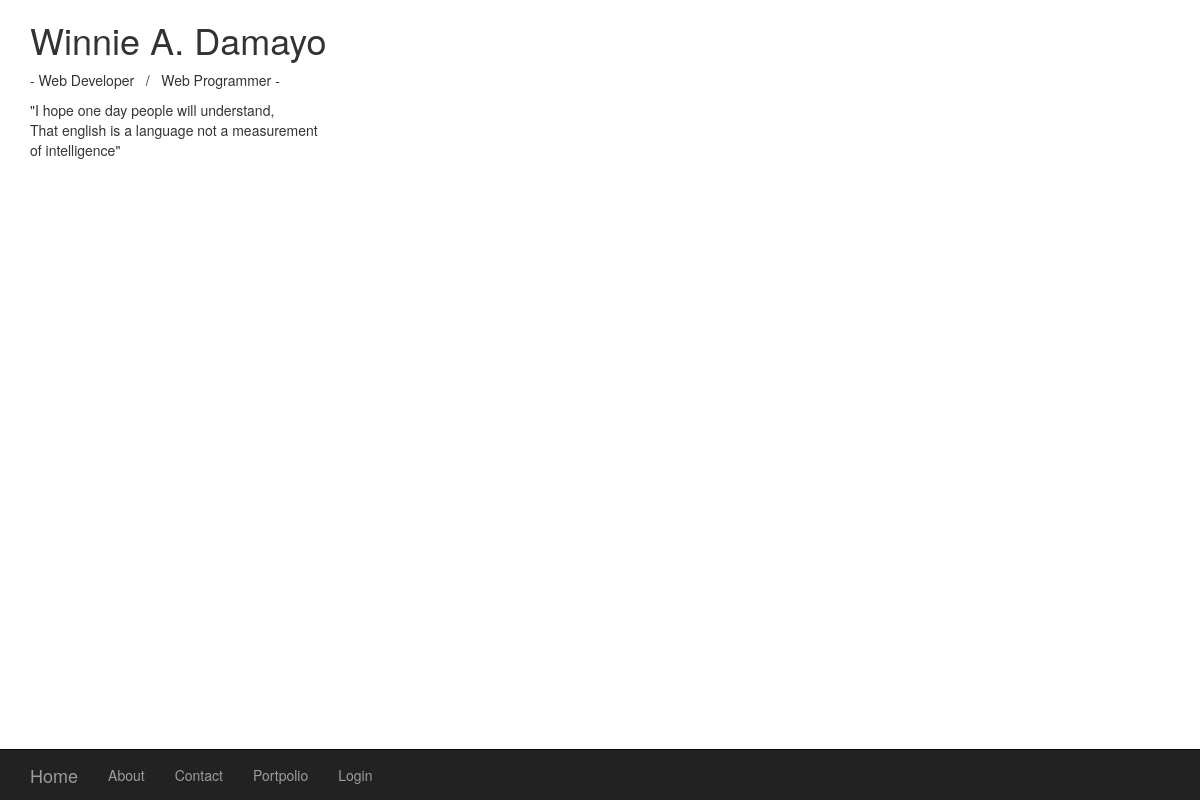
The page / on the database its author committed.
### tables this page shows
CREATE TABLE `owner_info` (
  `owner_id` int(11) NOT NULL AUTO_INCREMENT,
  `owner_name` varchar(100) NOT NULL,
  `owner_occupation` varchar(100) NOT NULL,
  PRIMARY KEY (`owner_id`)
);

### application/libraries/Template.php (called while the page is built, shortened)
<?php
class Template extends Master
{
	protected $pageTitle = 'Winnie A. Damayo';
	public function view($page = 'home', $data = null)
	{
		empty($data) ? $this->CI->load->view($page) :
		$this->CI->load->view($page, $data);
	}
	private function header()
	{
		$data = [ 'title' => $this->pageTitle ];
		$this->CI->load->view('templates/header', $data);
		$this->CI->load->view('templates/nav');
	}
	private function footer()
	{
		$this->CI->load->view('templates/footer');
	}
}

### application/controllers/Pages.php (called while the page is built, shortened)
<?php
class Pages extends CI_Controller
{
	protected $ownerInfo;
	public function __construct()
	{
		$this->load->model('Owner_model', 'owner');
		$this->ownerInfo = [
			'name' => $this->owner->getName(),
			'occupation' => $this->owner->getOccupation()
		];
	}
	public function index()
	{
		$this->home();
	}
	public function home()
	{
		$this->load->model('home_model', 'home');
		$data = [
			'description' => $this->home->getDescription()
		];
		$data = array_merge($this->ownerInfo, $data );
		$this->template->view('home', $data);
	}
}

### index.php (called while the page is built, shortened)
<?php
require_once BASEPATH.'core/CodeIgniter.php';

### application/models/Owner_model.php (called while the page is built, shortened)
<?php
class Owner_model extends CI_Model
{
	public function __construct()
	{
		$this->name = $this->ownerInfoTable()->owner_name;
	}
	private function ownerInfoTable()
	{
		$this->db->select('*');
		$this->db->from('owner_info');
		$this->db->limit(1);
		return $this->db->get()->row();
	}
}

### application/views/home.php (the view)
<div class="container">
    <div class="row">
        <div class="col-md-6 col-sm-12 text-white">
            <h1><?= $name ?></h1>
            <p>
                <?= $occupation ?>
            </p>
            <p>
            <?= $description ?>
           </p>
        </div>
    </div>
</div>

### rows shown on the page
owner_info: owner_name "Winnie A. Damayo", owner_occupation "- Web Developer / Web Programmer -"

### other values the page prints
$description "\"I hope one day people will understand, That english is a language not a measurement of intelligence\""
